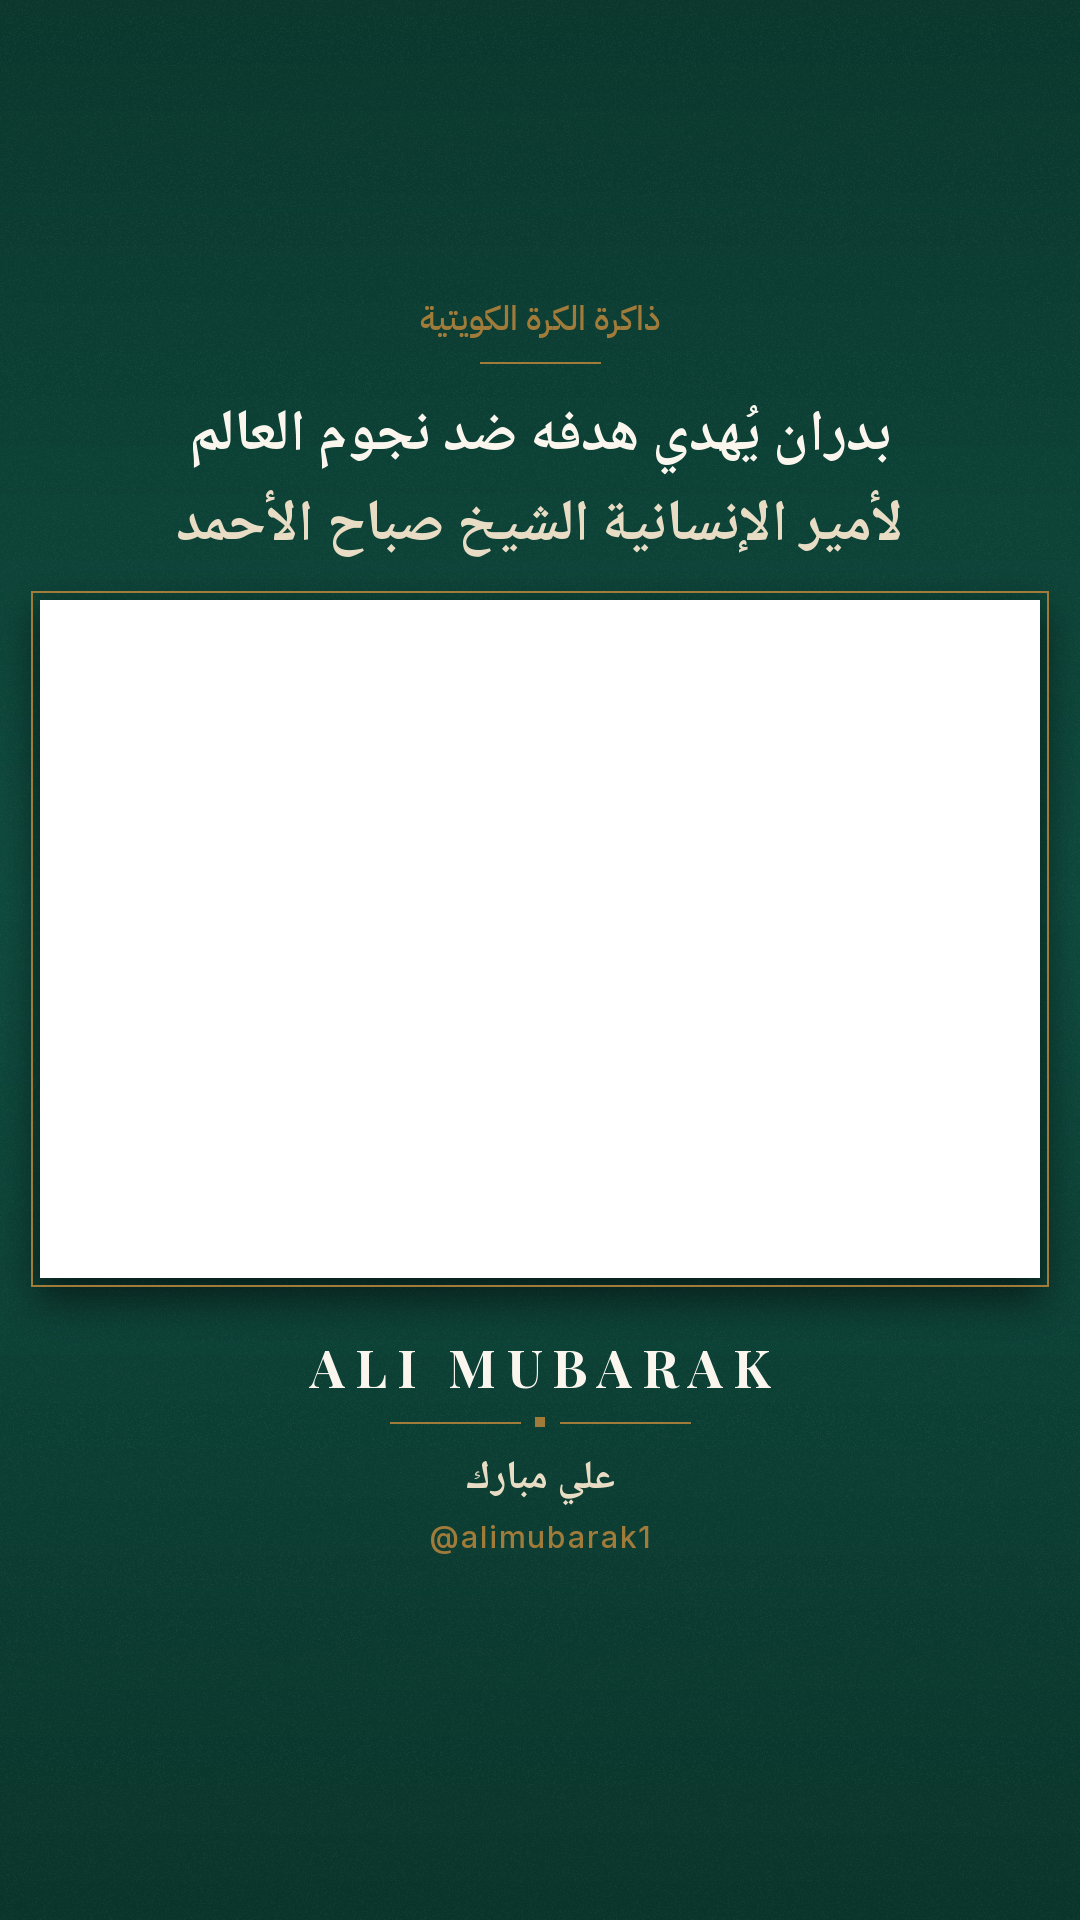

Reproduce this figure in Python.
from PIL import Image, ImageDraw, ImageFont, ImageFilter
import random

W, H = 1080, 1920
F = 'fonts/'
EMERALD, DEEP, CREAM, GOLD, SAND = (14, 74, 62), (10, 51, 41), (250, 246, 238), (161, 123, 58), (232, 220, 196)

# footage box: source 1080x732 scaled to 1000 wide
VX, VW = 40, 1000
VH = round(732 * VW / 1080 / 2) * 2  # 678
VY = 600

img = Image.new('RGBA', (W, H), DEEP + (255,))
# vertical gradient emerald -> deep
g = ImageDraw.Draw(img)
for y in range(H):
    t = abs(y - 900) / 1100
    c = tuple(round(EMERALD[i] * (1 - t) + DEEP[i] * t) for i in range(3))
    g.line([(0, y), (W, y)], fill=c + (255,))
# fine grain for a printed feel
random.seed(7)
noise = Image.new('L', (W, H))
noise.putdata([random.randint(0, 255) for _ in range(W * H)])
grain = Image.new('RGBA', (W, H), (255, 255, 255, 0))
grain.putalpha(noise.point(lambda v: 6 if v > 200 else 0))
img = Image.alpha_composite(img, grain)

d = ImageDraw.Draw(img)
def font(name, size): return ImageFont.truetype(F + name, size)

def center(text, y, f, fill, spacing=0, **kw):
    if spacing:
        # manual tracking for Latin caps
        widths = [d.textlength(ch, font=f) for ch in text]
        total = sum(widths) + spacing * (len(text) - 1)
        x = (W - total) / 2
        for ch, w in zip(text, widths):
            d.text((x, y), ch, font=f, fill=fill, anchor='ls')
            x += w + spacing
        return
    d.text((W / 2, y), text, font=f, fill=fill, anchor='ms', **kw)

# --- header (kept below the Reels top UI zone) ---
center('ذاكرة الكرة الكويتية', 330, font('Plex-500.ttf', 34), GOLD, direction='rtl', language='ar')
d.line([(W / 2 - 60, 362), (W / 2 + 60, 362)], fill=GOLD, width=2)
hf = font('Naskh-700.ttf', 58)
center('بدران يُهدي هدفه ضد نجوم العالم', 450, hf, CREAM, direction='rtl', language='ar')
center('لأمير الإنسانية الشيخ صباح الأحمد', 540, hf, SAND, direction='rtl', language='ar')

# --- footage frame: soft shadow + gold hairline, transparent window ---
shadow = Image.new('RGBA', (W, H), (0, 0, 0, 0))
ImageDraw.Draw(shadow).rectangle([VX - 4, VY + 10, VX + VW + 4, VY + VH + 22], fill=(0, 0, 0, 130))
shadow = shadow.filter(ImageFilter.GaussianBlur(18))
img = Image.alpha_composite(img, shadow)
d = ImageDraw.Draw(img)
d.rectangle([VX - 9, VY - 9, VX + VW + 8, VY + VH + 8], outline=GOLD, width=2)
d.rectangle([VX, VY, VX + VW - 1, VY + VH - 1], fill=(0, 0, 0, 0))

# --- signature block ---
sy = VY + VH + 110
center('ALI MUBARAK', sy, font('Playfair-700.ttf', 52), CREAM, spacing=10)
d.line([(W / 2 - 150, sy + 34), (W / 2 - 20, sy + 34)], fill=GOLD, width=2)
d.line([(W / 2 + 20, sy + 34), (W / 2 + 150, sy + 34)], fill=GOLD, width=2)
d.regular_polygon((W / 2, sy + 34, 6), 4, fill=GOLD)
center('علي مبارك', sy + 100, font('Naskh-700.ttf', 40), SAND, direction='rtl', language='ar')
center('@alimubarak1', sy + 160, font('Inter-500.ttf', 30), GOLD, spacing=2)

img.save('frame.png')
print('video box', VX, VY, VW, VH, 'sig bottom', sy + 160)
